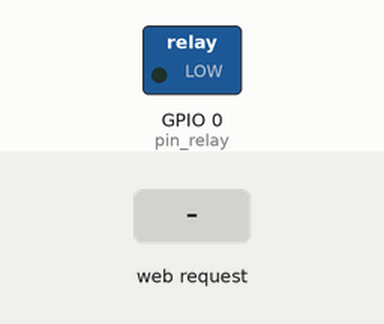
A sketch run on a simulated ESP8266 (NodeMCU). Parts: switched loads named in the sketch (green lamp = pin HIGH). The inputs (shaded band) are chosen by the test bench. WiFi joins after 1.5 s; servers stay silent unless stated; what the sketch prints to the serial monitor is not drawn.

Above: at 2.7 s.
2.8 s: HTTP request GET /pin_relay=OFF received
At 3.4 s:
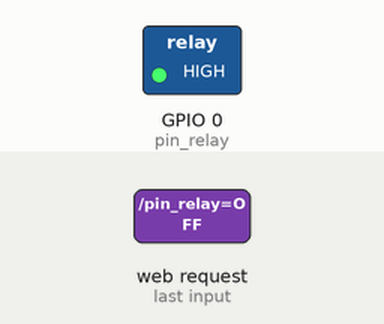
4.3 s: HTTP request GET /pin_relay=ON received
At 5.7 s:
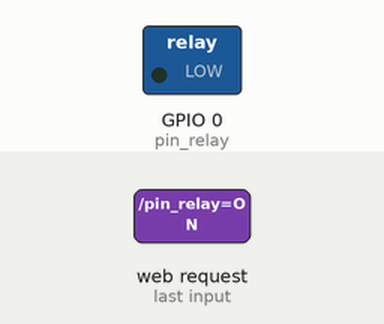
Timing chart, 0 to 7.3 s (numbered marks = the images above; inputs shaded):
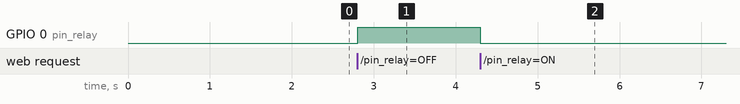

Measured:
- after the input at 2.8 s, GPIO 0 (pin_relay): LOW → HIGH at once
- after the input at 4.3 s, GPIO 0 (pin_relay): HIGH → LOW at once

The sketch:

air_switch_v1.0_beta2.ino
```cpp
//www.nyebarilmu.com

#include <ESP8266WiFi.h>

const char* ssid = "SMK BP OFFICE 2"; // Isi dengan nama wifi anad
const char* password = "jagalahhati"; //wifi password nya
WiFiServer server(80);

#define pin_relay 0 // pin relaya pada GPIO0

void setup()
{
  Serial.begin(115200); //baud komunikasi

  pinMode(pin_relay,OUTPUT); //didefinisikan sebagai output
  digitalWrite(pin_relay, LOW); //nilai awalnya low = tidak aktif

  //Memulai menghubungkan ke wifi
  Serial.println();
  Serial.println();
  Serial.print("Menghubungkan dengan wifi...");
  Serial.println(ssid);

 //prosedur koneksi ke wifi yang dijadikan target dan password
  WiFi.begin(ssid, password);

  while (WiFi.status() != WL_CONNECTED)
  {
    delay(500);
    Serial.print("."); //..........
  }
  Serial.println("");
  Serial.println("terhubung ke WiFi Anda");
  server.begin();
  Serial.println("Siap digunakan");

  //menampilkan alamat IP address
  Serial.print("Gunakan IP ini sebagai kendali Relay : ");
  Serial.print("https://192.168.0.100/"); //ketikan di browser hp atau komputer
  Serial.print(WiFi.localIP());
  Serial.println("/");

}

void loop()
{
  //cek kondisi jika terhubung dengan module
  WiFiClient client = server.available();
  if (!client)
  {
    return;
  }

  // menunggu sampai module relay programming kirim data
  Serial.println("Client Baru");
  while(!client.available())
  {
    delay(1);
  }

  String request = client.readStringUntil('\r');
  Serial.println(request);
  client.flush();

  // Mencocokan permintaan awal
  int value = LOW;
  if (request.indexOf("/pin_relay=ON") != -1)
  {
    Serial.println("Kondisi_Relay=ON");
    digitalWrite(pin_relay,LOW);
    value = LOW;
  }
  if (request.indexOf("/pin_relay=OFF") != -1)
  {
    Serial.println("Kondisi_Relay=OFF");
    digitalWrite(pin_relay,HIGH);
    value = HIGH;
  }

  client.println("HTTP/1.1 200 OK");
  client.println("Content-Type: text/html");
  client.println(""); //  this is a must
  client.println("<!DOCTYPE HTML>");
  client.println("<html style='color: #FF8C00; background: #202020; font-family: montserrat'>");

  client.println("<head>");
  client.println("<title>Air Switch</title>");
  client.println("<meta name='viewport' content='width=device-width, initial-scale=1.0'>");
  client.println("</head>");
  client.println("<br>");

  client.println("<h1 align='center'>Selamat Datang</h1>");
  client.println("<p align='center'>Ini adalah Dashboard <b>Air Switch v1.0</b></p>");
  client.println("<br><hr><br>");
  client.println("<h2 align='center' style='color: white'>Status : ");
  if(value == HIGH)
  {
    client.print("OFF");
  }
  else
  {
    client.print("ON");
  }
  client.println("</h2>");
  client.println("<br>");

  client.println("<div align='center'>");
  client.println("<button style='background: #2E8B57; width: 25%; border-radius: 12px'><a href=\"/pin_relay=ON\"><h2 style='color: white'>ON</h2></a></button>");
  client.println("<br><br>");
  client.println("<button style='background: #DC143C; width: 25%; border-radius: 12px'><a href=\"/pin_relay=OFF\"><h2 style='color: white'>OFF</h2></a></button>");
  client.println("</div>");
  client.println("<br><br><hr><br>");

  client.println("<div align='center'>");
  client.println("<footer>");
  client.println("<b>Masipnu </b>Official");
  client.println("<br>");
  client.println("&copy; 2021 ");
  client.println("</footer>");
  client.println("</div>");
  client.println("</html>");

  delay(1);
  Serial.println("Client disonnected");
  Serial.println("");
}
```
